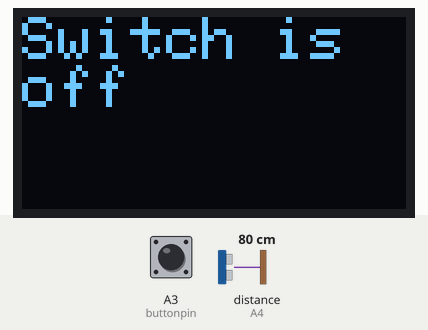
This sketch was run on a simulated Arduino Uno, built with avr-gcc and run on an emulated ATmega328P. Parts: 128×64 one-colour display. Inputs (shaded band) come from the test bench; at power-on: A3 (buttonpin) LOW, distance to the obstacle (sensor on A4) 80 cm. The echo pulse lasts 58.3 µs per cm; the display library's start-up logo is not drawn; random numbers use the default seed unless the sketch sets one.

Above: at 3.2 s.
3.3 s: A3 (buttonpin) pulled HIGH for 2.35 s
At 5.0 s:
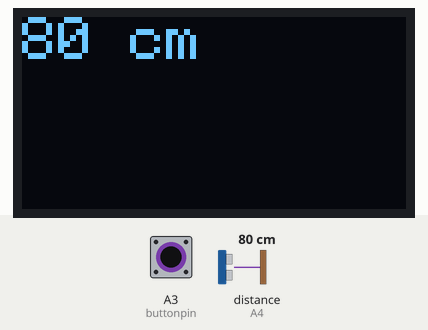
Timing chart, 0 to 6.5 s (numbered marks = the images above; inputs shaded):
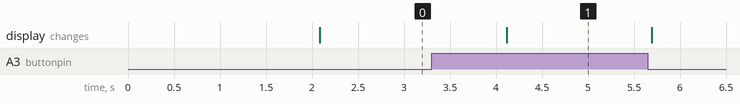

The sketch:

ultradisplaywithbutton.ino
```cpp
#include <Wire.h>
#include <Adafruit_GFX.h>
#include <Adafruit_SSD1306.h>

#define OLED_DC 11
#define OLED_CS 12
#define OLED_CLK 10
#define OLED_MOSI 9
#define OLED_RESET 13
Adafruit_SSD1306 display(OLED_MOSI, OLED_CLK, OLED_DC, OLED_RESET, OLED_CS);

#define NUMFLAKES 10
#define XPOS 0
#define YPOS 1
#define DELTAY 2

#define trigPin A5
#define echoPin A4

#define buttonpin A3

#define LOGO16_GLCD_HEIGHT 16
#define LOGO16_GLCD_WIDTH  16
static unsigned char PROGMEM logo16_glcd_bmp[] =
{ B00000000, B11000000,
  B00000001, B11000000,
  B00000001, B11000000,
  B00000011, B11100000,
  B11110011, B11100000,
  B11111110, B11111000,
  B01111110, B11111111,
  B00110011, B10011111,
  B00011111, B11111100,
  B00001101, B01110000,
  B00011011, B10100000,
  B00111111, B11100000,
  B00111111, B11110000,
  B01111100, B11110000,
  B01110000, B01110000,
  B00000000, B00110000 };

#if (SSD1306_LCDHEIGHT != 64)
#error("Height incorrect, please fix Adafruit_SSD1306.h!");
#endif

void setup()   {
  Serial.begin(9600);

  pinMode(trigPin, OUTPUT);
  pinMode(echoPin, INPUT);

  pinMode(buttonpin, INPUT);

  // by default, we'll generate the high voltage from the 3.3v line internally! (neat!)
  display.begin(SSD1306_SWITCHCAPVCC);
  // init done

  display.display(); // show splashscreen
  delay(2000);
  display.clearDisplay();   // clears the screen and buffer


}


void loop() {

  int button = digitalRead(buttonpin);
  if(button == HIGH)
  {
  distancedisplay();
  //delay(2000);
  display.clearDisplay();
  }
  else
  {
    buttonstate();
    delay(2000);
    display.clearDisplay();
  }
}


void testdrawbitmap(const uint8_t *bitmap, uint8_t w, uint8_t h) {
  uint8_t icons[NUMFLAKES][3];
  srandom(666);     // whatever seed

  // initialize
  for (uint8_t f=0; f< NUMFLAKES; f++) {
    icons[f][XPOS] = random() % display.width();
    icons[f][YPOS] = 0;
    icons[f][DELTAY] = random() % 5 + 1;

    Serial.print("x: ");
    Serial.print(icons[f][XPOS], DEC);
    Serial.print(" y: ");
    Serial.print(icons[f][YPOS], DEC);
    Serial.print(" dy: ");
    Serial.println(icons[f][DELTAY], DEC);
  }

  while (1) {
    // draw each icon
    for (uint8_t f=0; f< NUMFLAKES; f++) {
      display.drawBitmap(icons[f][XPOS], icons[f][YPOS], logo16_glcd_bmp, w, h, WHITE);
    }
    display.display();
    delay(200);

    // then erase it + move it
    for (uint8_t f=0; f< NUMFLAKES; f++) {
      display.drawBitmap(icons[f][XPOS], icons[f][YPOS],  logo16_glcd_bmp, w, h, BLACK);
      // move it
      icons[f][YPOS] += icons[f][DELTAY];
      // if its gone, reinit
      if (icons[f][YPOS] > display.height()) {
	icons[f][XPOS] = random() % display.width();
	icons[f][YPOS] = 0;
	icons[f][DELTAY] = random() % 5 + 1;
      }
    }
   }
}

void distancedisplay(void) {
   long duration, distance;
  digitalWrite(trigPin, LOW);  // Added this line
  delayMicroseconds(2); // Added this line
  digitalWrite(trigPin, HIGH);
  //  delayMicroseconds(1000); - Removed this line
  delayMicroseconds(10); // Added this line
  digitalWrite(trigPin, LOW);
  duration = pulseIn(echoPin, HIGH);
  distance = (duration/2) / 29.1;

  if (distance >= 200 || distance <= 0){
     display.setTextSize(2);
  display.setTextColor(WHITE);
  display.setCursor(0,0);
  display.clearDisplay();
  display.println("Out of range");
  display.display();

  }
  else {
     display.setTextSize(2);
  display.setTextColor(WHITE);
  display.setCursor(0,0);
  display.clearDisplay();
    display.print(distance);
    display.println(" cm");
    display.display();
  }
}

void buttonstate(void)
{
  display.setTextSize(2);
  display.setTextColor(WHITE);
  display.setCursor(0,0);
  display.clearDisplay();
  display.println("Switch is off");
  display.display();
}
```

Measured:
- after the input at 3.3 s, the display: changes after 0.82 s (image 1)
